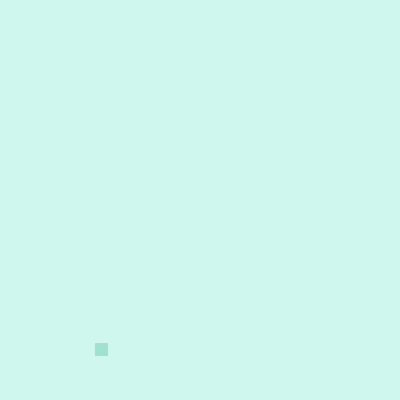
Frame 1 (no input)
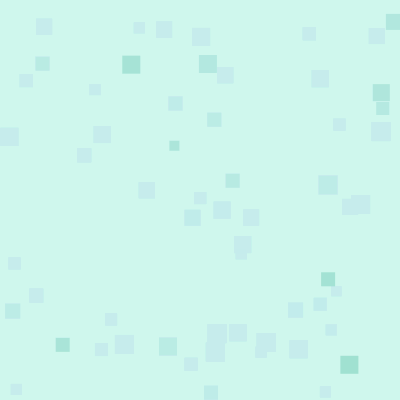
Frame 60 (the mouse pressed at the canvas centre just before this capture)
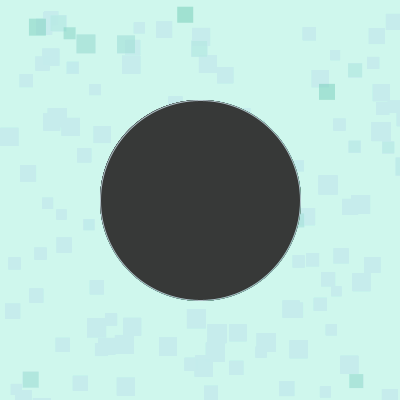
Frame 120 (the mouse held since frame 60 and released just before this capture)

The Processing sketch that drew these frames (run headless with seeded random() and noise(); from frame 60 on, the mouse is pressed at the canvas centre):

// Processing sketch: processing_50886
// ── processing_50886.pde

//Program by Sarah Keeling, 1.31.12
//HW 5 for Jim Robert's Processing for the Arts, CMU Spr'12
//copyright 2012
int rectSize;
int grey = #373938;
int teal = #2FAD8C;
float x, y, wd, ht;
float circMove = 20;
color c;



void setup () {
  size (400, 400);
  smooth ();
  background (#CFF7ED);
  x = 200;
  y = 200;
  // wd = 100;
  //ht = 100;
}


void draw () {
  c = color (random (255), random (255), random (255));
  fill (#CFF7ED, 20);
  noStroke ();
  rect (0, 0, width, height);
  rectObjects (20, 1);
  myObject (100, 100);
}


void rectObjects (float rectSize, float numRects) {
  fill (teal, 40);
  noStroke ();
  for (int i =0; i< numRects; i++) {

    float xPos = random (0, width);
    float yPos = random (0, height);
    int tempSize = (int)random (10, rectSize);
    rect (xPos, yPos, tempSize, tempSize);
    rect (xPos, yPos, tempSize, tempSize);
  }
}


void myObject (float wd, float ht) {
  loop();
  stroke (random(255), random(255), random(255));
  fill (grey);

  float circleSize = map (x, mouseX, 0, 0, 300);

  if (mouseX < x- (wd/3)) {
    fill (255);
  }
  ellipse (x, y, wd*2+circleSize, ht*2);
}

void keyPressed () { 

  if (keyCode == UP) {
    y = y- circMove;
  }

  if ( keyCode == DOWN ) {

    y = y + circMove;
  }

  if (keyCode == RIGHT ) {
    x = x +  circMove;
  }

  if ( keyCode == LEFT ) {
    x = x - circMove;
  }

  if (key == 's') {
    for (int i = 0; i < 500; i = i + 20) {
      for (int j = 0; j < 500; j= j+ 20) {
        noStroke ();
        fill (c);
        ellipse(i, j, 5, 5);
      }
    }
  }
}
